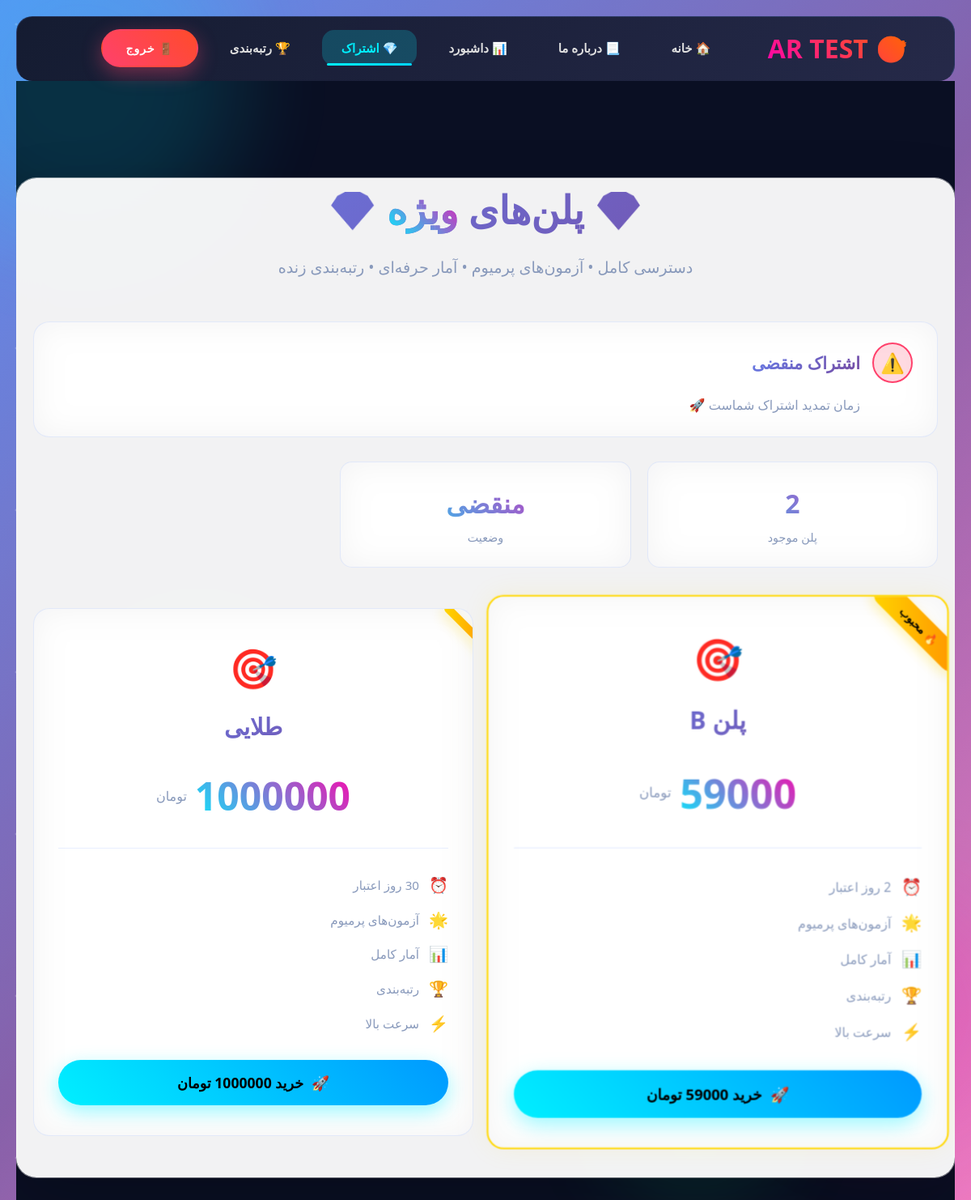
The page /subscribe/ (signed in) on the database its author committed.
### accounts/models.py (models this page shows, shortened)
class Subscription(models.Model):
    STATUS_CHOICES = [  # اضافه: choices برای status
        ('ندارد', 'ندارد'),
        ('فعال', 'فعال'),
        ('منقضی', 'منقضی'),
    ]
    user = models.OneToOneField(User, on_delete=models.CASCADE, related_name='subscription')  # تغییر کوچک: related_name اضافه برای دسترسی آسان (user.subscription)
    plan = models.ForeignKey(Plan, on_delete=models.SET_NULL, null=True, blank=True, verbose_name="پلن خریداری شده")
    is_active = models.BooleanField(default=False, verbose_name="فعال است؟")
    start_date = models.DateTimeField(null=True, blank=True, verbose_name="تاریخ شروع")
    end_date = models.DateTimeField(null=True, blank=True, verbose_name="تاریخ انقضا")
    authority = models.CharField(max_length=100, blank=True, null=True, verbose_name="شناسه Authority زرین‌پال")
    ref_id = models.CharField(max_length=100, blank=True, null=True, verbose_name="شناسه پیگیری زرین‌پال (Ref ID)")
    status = models.CharField(max_length=10, choices=STATUS_CHOICES, default='ندارد', verbose_name="وضعیت اشتراک")
    def check_status(self):
            now = timezone.now()
            status_changed = False
            if self.end_date and now > self.end_date:
                if self.status != 'منقضی':
                    self.is_active = False
                    self.status = 'منقضی'
                    status_changed = True
            elif self.end_date and now <= self.end_date:
                if self.status != 'فعال':
                    self.is_active = True
                    self.status = 'فعال'
                    status_changed = True
            else: # No end_date or not set yet
                if self.status != 'ندارد':
                    self.is_active = False
                    self.status = 'ندارد'
                    status_changed = True
            return status_changed
    class Meta:
        verbose_name = "اشتراک کاربر"
        verbose_name_plural = "اشتراک‌های کاربران"

class Plan(models.Model):
    name = models.CharField(max_length=100, verbose_name="نام پلن")
    price = models.DecimalField(max_digits=10, decimal_places=2, verbose_name="قیمت به تومان")
    duration_days = models.PositiveIntegerField(verbose_name="مدت زمان اشتراک (روز)")  # تغییر: PositiveIntegerField برای مثبت بودن اجباری
    is_active = models.BooleanField(default=True, verbose_name="فعال است؟")
    description = models.TextField(blank=True, null=True, verbose_name="توضیحات (اختیاری)")  # اضافه: فیلد توضیحات برای کامل‌تر کردن
    class Meta:
        verbose_name = "پلن اشتراک"
        verbose_name_plural = "پلن‌های اشتراک"

### quizzes/views.py (the view)
# urls.py: path('subscribe/', views.subscribe_view, name='subscribe'),
@login_required
def subscribe_view(request):
    storage = messages.get_messages(request)
    storage.used = True
    try:
        subscription = request.user.subscription
        subscription.check_status()
        user_status = {
            'status': subscription.status,
            'end_date': subscription.end_date,
            'plan': subscription.plan,
            'is_active': subscription.is_active
        }
    except Subscription.DoesNotExist:
        user_status = None
    available_plans = Plan.objects.filter(is_active=True).order_by('price')
    context = {
        'user_status': user_status,  # 🔥 کلید درست
        'available_plans': available_plans,
    }
    return render(request, 'quizzes/subscribe.html', context)   # accounts نه quizzes!

### quizzes/templates/quizzes/subscribe.html (shortened to what this page needs)
{% extends "base.html" %}
{% load static %}
{% load humanize %}
{% block content %}
<div class="subscription-page">
    <div class="bg-animation">
        <div class="bg-particle p1"></div>
    </div>
    <div class="container">
        <div class="hero">
            <div class="hero-content">
                <h1 class="hero-title">
                    <span class="title-glow">💎</span>
                    پلن‌های <span class="gradient-text">ویژه</span>
                    <span class="title-glow">💎</span>
                </h1>
                <p class="hero-desc">دسترسی کامل • آزمون‌های پرمیوم • آمار حرفه‌ای • رتبه‌بندی زنده</p>
            </div>
        </div>
        {% if user_status %}
            {% if user_status.is_active %}
            <div class="status-card status-active glass-effect">
                <div class="status-header">
                    <div class="status-icon active-icon">✅</div>
                    <h3>اشتراک <strong>{{ user_status.plan.name }}</strong> فعال</h3>
                </div>
                <div class="status-details">
                    <div class="detail-row">
                        <span>📅 انقضا:</span>
                        <strong>{{ user_status.end_date|date:"Y/m/d H:i" }}</strong>
                    </div>
                </div>
            </div>
            {% else %}
            <div class="status-card status-expired glass-effect">
                <div class="status-header">
                    <div class="status-icon expired-icon">⚠️</div>
                    <h3>اشتراک منقضی</h3>
                </div>
                <div class="status-details">
                    <p>زمان تمدید اشتراک شماست 🚀</p>
                </div>
            </div>
            {% endif %}
        {% endif %}
        <div class="stats-grid">
            <div class="stat-card">
                <div class="stat-value">{{ available_plans.count }}</div>
                <div class="stat-label">پلن موجود</div>
            </div>
            <div class="stat-card">
                <div class="stat-value">
                    {% if user_status %}{{ user_status.status }}{% else %}فعال نشده{% endif %}
                </div>
                <div class="stat-label">وضعیت</div>
            </div>
        </div>
        {% if available_plans %}
        <div class="plans-wrapper">
            <div class="plans-grid">
                {% for plan in available_plans %}
                <div class="plan-card glass-effect
                    {% if forloop.counter == available_plans|length|add:-1 %}plan-premium{% endif %}
                    {% if user_status and user_status.plan.id == plan.id and user_status.is_active %}plan-active{% endif %}">
                    <div class="plan-badge premium-badge">
                        {% if forloop.counter == available_plans|length|add:-1 %}🔥 محبوب{% endif %}
                    </div>
                    <div class="plan-header">
                        <div class="plan-emoji">🎯</div>
                        <h2 class="plan-name">{{ plan.name }}</h2>
                    </div>
                    <div class="plan-price-section">
                        <div class="price-main">
                            <span class="price-number">{{ plan.price|floatformat:0|intcomma }}</span>
                            <span class="price-unit">تومان</span>
                        </div>
                    </div>
                    <div class="plan-features">
                        {% if user_status and user_status.plan.id == plan.id and user_status.is_active %}
                        <div class="feature-item active-feature">
                            <span>⏰</span>
                            <span>فعال تا {{ user_status.end_date|date:"Y/m/d" }}</span>
                        </div>
                        {% else %}
                        <div class="feature-item">
                            <span>⏰</span>
                            <span>{{ plan.duration_days }} روز اعتبار</span>
                        </div>
                        {% endif %}
                        <div class="feature-item"><span>🌟</span> آزمون‌های پرمیوم</div>
                        <div class="feature-item"><span>📊</span> آمار کامل</div>
                        <div class="feature-item"><span>🏆</span> رتبه‌بندی</div>
                        <div class="feature-item"><span>⚡</span> سرعت بالا</div>
                    </div>
                    {% if user_status and user_status.plan.id == plan.id and user_status.is_active %}
                        <div class="plan-action">
                            <button class="action-btn active-btn" disabled>
                                <span>✅</span> فعال
                            </button>
                        </div>
                    {% else %}
                        <form method="post" action="/purchase/{{ plan.id }}/" class="plan-action">
                            <button type="submit" class="action-btn gradient-btn pulse-hover">
                                <span>🚀</span>
                                <span>خرید {{ plan.price|floatformat:0|intcomma }} تومان</span>
                            </button>
                        </form>
                    {% endif %}
                </div>
                {% endfor %}
            </div>
        </div>
        {% else %}
        <div class="empty-plans">
            <div class="empty-emoji">📭</div>
            <h3>پلنی موجود نیست</h3>
            <p>به زودی اضافه می‌شود ✨</p>
        </div>
        {% endif %}
    </div>
</div>
{% endblock %}

### static/css/about-page.css (style rules this page uses)
body { background: radial-gradient(circle at 20% 80%, rgba(120,119,198,0.3) 0%, transparent 50%), radial-gradient(circle at 80% 20%, rgba(255,119,198,0.3) 0%, transparent 50%), radial-gradient(circle at 40% 40%, rgba(120,219,255,0.3) 0%, transparent 50%), linear-gradient(135deg, #667eea 0%, #764ba2 25%, #f093fb 50%, #f5576c 75%, #4facfe 100%); background-size: 800% 800%, 400% 400%, 600% 600%, 600% 600%; animation: gradientFlow 18s ease infinite; min-height: 100vh; font-family: 'Vazir', -apple-system, BlinkMacSystemFont, sans-serif; overflow-x: hidden; }
body::before { content: ''; position: fixed; top: 0; left: 0; width: 100%; height: 100%; background-image: radial-gradient(1.5px 1.5px at 30px 40px, #fff, transparent), radial-gradient(1px 1px at 80px 70px, rgba(255,255,255,0.8), transparent), radial-gradient(0.8px 0.8px at 120px 30px, #fff, transparent); background-repeat: repeat; background-size: 250px 250px; animation: starsDrift 25s linear infinite; pointer-events: none; z-index: -1; opacity: 0.4; }

### static/css/home-page.css (style rules this page uses)
* { margin: 0; padding: 0; box-sizing: border-box; }
body { font-family: 'Vazir', -apple-system, BlinkMacSystemFont, 'Segoe UI', Roboto, sans-serif; line-height: 1.6; color: #333; overflow-x: hidden; }
body::before { content: ''; position: fixed; top: 0; left: 0; width: 100%; height: 100%; background: linear-gradient(-45deg, #667eea 0%, #764ba2 25%, #f093fb 50%, #f5576c 75%, #4facfe 100%); background-size: 400% 400%; animation: gradientShift 15s ease infinite; z-index: -2; }
body::after { content: ''; position: fixed; top: 0; left: 0; width: 100%; height: 100%; background-image: radial-gradient(2px 2px at 20px 30px, #fff, transparent), radial-gradient(2px 2px at 40px 70px, rgba(255,255,255,0.8), transparent), radial-gradient(1px 1px at 90px 40px, #fff, transparent); background-repeat: repeat; background-size: 200px 200px; animation: starsFloat 20s linear infinite; z-index: -1; opacity: 0.3; }

### static/css/quiz-list.css (style rules this page uses)
:root { --primary-gradient: linear-gradient(135deg, #4f46e5 0%, #7c3aed 50%, #ec4899 100%); --free-gradient: linear-gradient(135deg, #10b981, #059669); --premium-gradient: linear-gradient(135deg, #f59e0b, #d97706); }
* { box-sizing: border-box; }
body { font-family: 'Vazir', Tahoma, sans-serif; direction: rtl; background: #f8fafc; }
.premium-badge { padding: 6px 15px; border-radius: 20px; font-weight: 600; font-size: 0.85rem; display: inline-block; }

### static/css/subscribe.css (style rules this page uses)
* { font-family: 'Vazir', 'Segoe UI', Tahoma, sans-serif !important; }
.plans-grid { display: grid; grid-template-columns: repeat(auto-fit, minmax(380px, 1fr)); gap: 30px; margin-top: 20px; }
.plan-name { font-size: 1.8rem; font-weight: 800; margin-bottom: 20px; color: #1e293b; position: relative; }
.plan-features { list-style: none; padding: 0; margin: 30px 0; }

### quizzes/templates/base.html (style rules this page uses)
* { margin: 0; padding: 0; box-sizing: border-box; }
html, body { height: 100%; overflow-x: hidden; scroll-behavior: smooth; }
body { font-family: 'Vazir', 'Segoe UI', Tahoma, sans-serif; background: linear-gradient(135deg, #667eea 0%, #764ba2 50%, #f093fb 100%); background-attachment: fixed; color: #333; line-height: 1.6; }
.container { background: rgba(255,255,255,0.95); backdrop-filter: blur(20px); border-radius: 25px; padding: 50px; box-shadow: 0 30px 80px rgba(0,0,0,0.2), 0 0 0 1px rgba(255,255,255,0.5); border: 1px solid rgba(255,255,255,0.3); margin-bottom: 40px; }
h1, h2, h3 { background: linear-gradient(135deg, #667eea, #764ba2); -webkit-background-clip: text; -webkit-text-fill-color: transparent; background-clip: text; margin-bottom: 25px; font-weight: 800; }

### rows shown on the page
Subscription: status "منقضی"
Plan: shows "🔥 محبوب", name "پلن B", price "59000", duration_days "2"
Plan: name "طلایی", price "1000000"

### other values the page prints
{{ available_plans.count }} "2"
